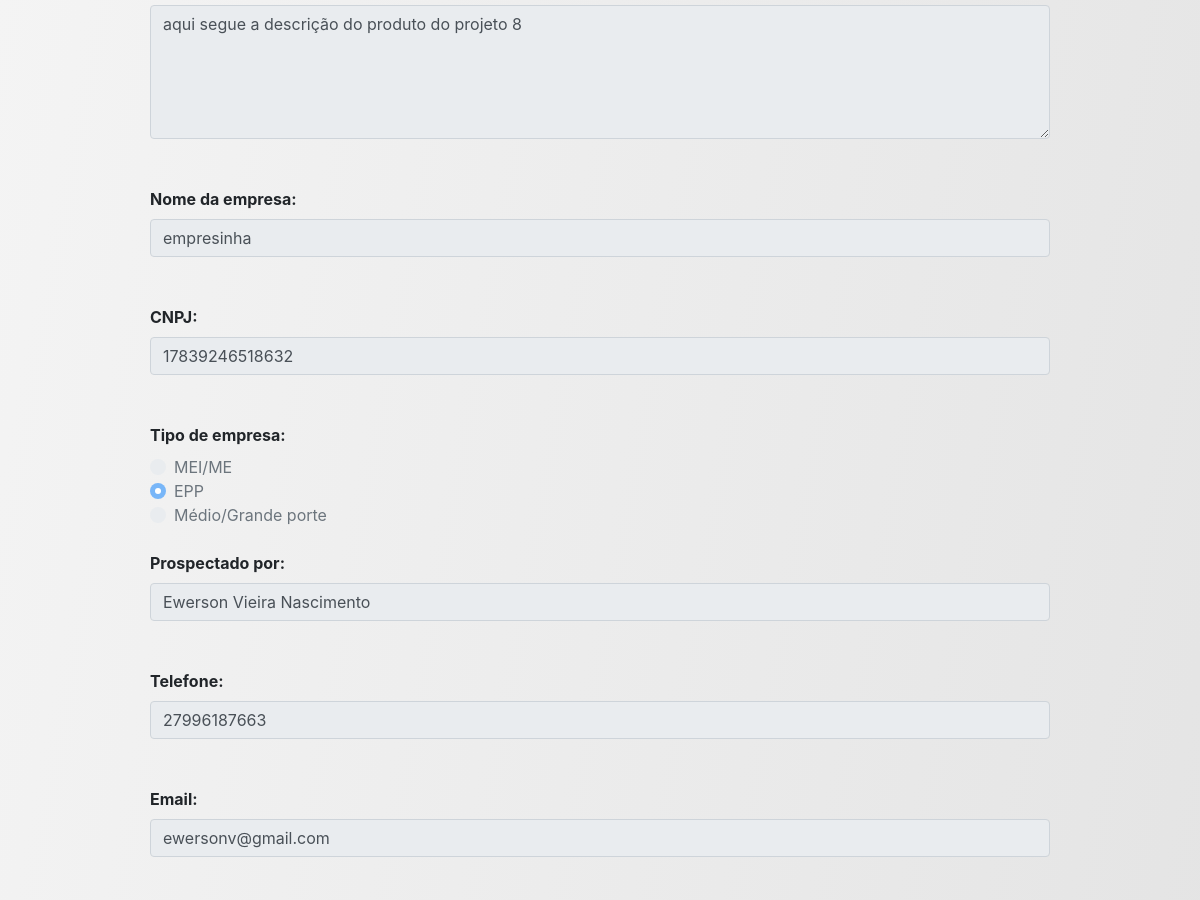
The app's page /spp_ifes/view/visualizar_proposta.php?id=8 (signed in, middle part), older data.
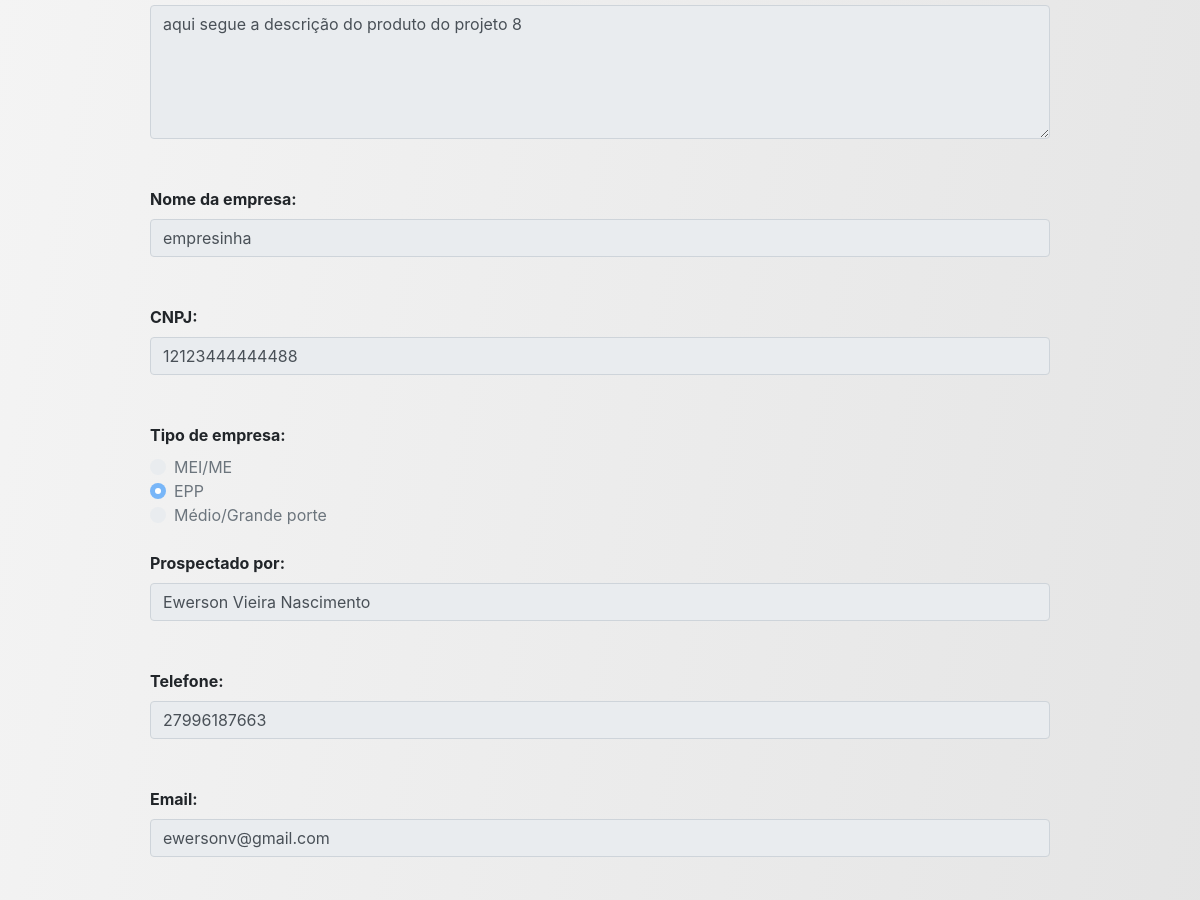
The same page, newer data.
### tables this page shows
CREATE TABLE `projeto` (
  `id` int(11) NOT NULL,
  `nome` varchar(100) NOT NULL,
  `viabilidade` varchar(2000) NOT NULL,
  `efeitos` varchar(2000) NOT NULL,
  `equipe` varchar(2000) NOT NULL,
  `riscos` varchar(2000) NOT NULL,
  `entregas` varchar(2000) NOT NULL,
  `premissas` varchar(2000) NOT NULL,
  `cronograma` varchar(2000) NOT NULL,
  `custo` varchar(2000) NOT NULL,
  `interessados` varchar(2000) NOT NULL,
  `anotacoes_complementares` varchar(2000) NOT NULL,
  `finalizado` int(11) NOT NULL,
  `created` datetime NOT NULL,
  `modified` datetime DEFAULT NULL,
  `fk_id_empresa` int(11) NOT NULL,
  `fk_id_usuario` int(11) NOT NULL
);

CREATE TABLE `empresa` (
  `id` int(11) NOT NULL,
  `nome` varchar(100) NOT NULL,
  `cnpj` varchar(14) NOT NULL,
  `tipo` varchar(50) NOT NULL
);

CREATE TABLE `produto` (
  `id` int(11) NOT NULL,
  `nome` varchar(100) NOT NULL,
  `descricao` varchar(4000) NOT NULL,
  `fk_id_projeto` int(11) NOT NULL
);

CREATE TABLE `usuario` (
  `id` int(11) NOT NULL,
  `nome` varchar(100) NOT NULL,
  `telefone` varchar(11) NOT NULL,
  `email` varchar(100) NOT NULL,
  `senha` varchar(255) NOT NULL,
  `tipo` int(11) NOT NULL,
  `status` int(11) NOT NULL,
  `created` datetime NOT NULL DEFAULT CURRENT_TIMESTAMP,
  `last_access` datetime DEFAULT NULL
);

### spp_ifes/model/propostas/funcoes_propostas.php (called while the page is built, shortened)
<?php
function getProjeto($id)
{
    $conn = connect();
    $result_all = "SELECT E.id as id_empresa, E.nome as nome_empresa, E.cnpj, E.tipo as tipo_empresa,
    PD.id as id_produto, PD.nome as nome_produto, PD.descricao,
    P.id as id_projeto, P.nome as nome_projeto, P.viabilidade, P.efeitos, P.equipe, P.riscos, P.entregas, P.premissas, P.cronograma, P.custo, P.interessados, P.anotacoes_complementares,
    U.id as id_usuario, U.nome as nome_usuario, U.telefone, U.email
    FROM projeto P
    INNER JOIN empresa E
    ON P.fk_id_empresa = E.id
    INNER JOIN usuario U
    ON P.fk_id_usuario = U.id
    INNER JOIN produto PD
    ON P.id = PD.fk_id_projeto
    WHERE P.id = $id";
    $resultado_all = mysqli_query($conn, $result_all);
    $row = mysqli_fetch_assoc($resultado_all);
    return $row;
}
?>

### spp_ifes/view/visualizar_proposta.php (the view, shortened to what this page needs)
<?php
include_once("header.php");
include_once("../model/propostas/funcoes_propostas.php");
$id = filter_input(INPUT_GET, 'id', FILTER_SANITIZE_NUMBER_INT);
$row = getProjeto($id);
?>
<!DOCTYPE html>
<html lang="pt-br">
	<body id="grad1">
		<div class="container">
			<form>
				<div class="col-md-12 mb-3">
					<label><b>Nome do projeto: </b></label><br>
					<input type="text" class="form-control" name="nome_projeto" readonly="readonly" placeholder="Nome do projeto" maxlength="100" value="<?php echo utf8_encode($row['nome_projeto']); ?>"><br><br>
					<label><b>Nome do produto que será desenvolvido: </b></label><br>
					<input type="text" class="form-control" name="nome_produto" readonly="readonly" placeholder="Nome do produto" maxlength="100" value="<?php echo utf8_encode($row['nome_produto']); ?>"><br><br>
					<label><b>Descrição do produto: </b></label><br>
					<textarea type="text" class="form-control" name="descricao" readonly="readonly" rows="5" cols="80" placeholder="Descrição do produto, suas características e finalidade" maxlength="4000"/><?php echo utf8_encode($row['descricao']); ?></textarea><br><br>
					<label><b>Nome da empresa: </b></label><br>
					<input type="text" class="form-control" name="nome_empresa" readonly="readonly" placeholder="Nome da empresa" maxlength="100" value="<?php echo utf8_encode($row['nome_empresa']); ?>"><br><br>
					<label><b>CNPJ: </b></label><br>
					<input type="text" class="form-control" name="cnpj" readonly="readonly" placeholder="Apenas números" maxlength="14" value="<?php echo utf8_encode($row['cnpj']); ?>"><br><br>
					<label><b>Tipo de empresa: </b></label><br>
					<div class="custom-control custom-radio">
						<label class="custom-control-label" for="MEI/ME" >MEI/ME</label> <br>
					</div>
					<div class="custom-control custom-radio">
						<label class="custom-control-label" for="EPP" >EPP</label> <br>
					</div>
					<div class="custom-control custom-radio">
						<label class="custom-control-label" for="Médio/Grande porte" >Médio/Grande porte</label> <br><br>
					</div>
					<label><b>Prospectado por: </b></label><br>
					<input type="text" class="form-control" name="nome_usuario" readonly="readonly" value="<?php echo utf8_encode($row['nome_usuario']); ?>"><br><br>
					<label><b>Telefone: </b></label><br>
					<input type="text" class="form-control" name="telefone" readonly="readonly" value="<?php echo utf8_encode($row['telefone']); ?>"><br><br>
					<label><b>Email: </b></label><br>
					<input type="email" class="form-control" name="email" readonly="readonly" value="<?php echo utf8_encode($row['email']); ?>"><br><br>
					<label><b>Riscos: </b></label><br>
					<br><br>
					<label><b>Partes interessadas: </b></label><br>
					<br><br>
					<label><b>Viabilidade: </b></label><br>
					<br><br>
					<label><b>Equipe do projeto: </b></label><br>
					<textarea type="text" class="form-control" name="equipe" readonly="readonly" rows="5" cols="80" placeholder="Pessoas envolvidas no projeto" maxlength="2000"/><?php echo utf8_encode($row['equipe']); ?></textarea><br><br>
					<label><b>Entregas: </b></label><br>
					<textarea type="text" class="form-control" name="entregas" readonly="readonly" rows="5" cols="80" placeholder="Entregas do projeto" maxlength="2000"/><?php echo utf8_encode($row['entregas']); ?></textarea><br><br>
					<label><b>Cronograma: </b></label><br>
					<textarea type="text" class="form-control" name="cronograma" readonly="readonly" rows="5" cols="80" placeholder="Datas para realização das entregas" maxlength="2000"/><?php echo utf8_encode($row['cronograma']); ?></textarea><br><br>
					<label><b>Premissas: </b></label><br>
					<br><br>
					<label><b>Efeitos do projeto: </b></label><br>
					<br><br>
					<label><b>Custo: </b></label><br>
					<textarea type="text" class="form-control" name="custo" readonly="readonly" rows="5" cols="80" placeholder="Custo total e detalhado do projeto" maxlength="2000"/><?php echo utf8_encode($row['custo']); ?></textarea><br><br>
					<label><b>Anotações complementares: </b></label><br>
				</div>
			</form>
		</div>
	</body>
</html>

Row changes from the older to the newer data that the page shows:
changed through a linked row, projeto "aqui segue a descrição do produto do projeto 8": cnpj "17839246518632" → "12123444444488"
